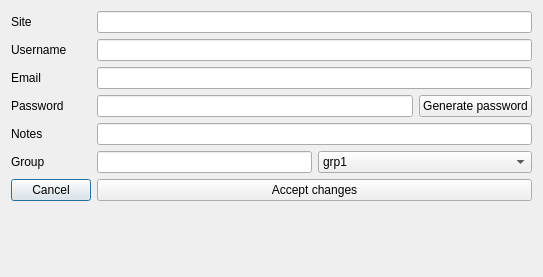
<?xml version="1.0" encoding="UTF-8"?>
<ui version="4.0">
 <class>editEntryDialog</class>
 <widget class="QDialog" name="editEntryDialog">
  <property name="geometry">
   <rect>
    <x>0</x>
    <y>0</y>
    <width>543</width>
    <height>277</height>
   </rect>
  </property>
  <property name="sizePolicy">
   <sizepolicy hsizetype="Preferred" vsizetype="Fixed">
    <horstretch>0</horstretch>
    <verstretch>0</verstretch>
   </sizepolicy>
  </property>
  <property name="maximumSize">
   <size>
    <width>16777215</width>
    <height>277</height>
   </size>
  </property>
  <property name="baseSize">
   <size>
    <width>0</width>
    <height>234</height>
   </size>
  </property>
  <property name="windowTitle">
   <string>Edit entry</string>
  </property>
  <property name="windowIcon">
   <iconset resource="resources.qrc">
    <normaloff>:/table/icons/table_edit.png</normaloff>:/table/icons/table_edit.png</iconset>
  </property>
  <property name="sizeGripEnabled">
   <bool>false</bool>
  </property>
  <layout class="QFormLayout" name="formLayout_2">
   <property name="fieldGrowthPolicy">
    <enum>QFormLayout::AllNonFixedFieldsGrow</enum>
   </property>
   <item row="0" column="0">
    <widget class="QLabel" name="lblSite">
     <property name="text">
      <string>Site</string>
     </property>
    </widget>
   </item>
   <item row="0" column="1">
    <widget class="QLineEdit" name="txtSite"/>
   </item>
   <item row="1" column="0">
    <widget class="QLabel" name="lblUsername">
     <property name="text">
      <string>Username</string>
     </property>
    </widget>
   </item>
   <item row="1" column="1">
    <widget class="QLineEdit" name="txtUsername"/>
   </item>
   <item row="2" column="0">
    <widget class="QLabel" name="lblEmail">
     <property name="text">
      <string>Email</string>
     </property>
    </widget>
   </item>
   <item row="2" column="1">
    <widget class="QLineEdit" name="txtEmail"/>
   </item>
   <item row="4" column="0">
    <widget class="QLabel" name="lblPassword">
     <property name="text">
      <string>Password</string>
     </property>
    </widget>
   </item>
   <item row="6" column="0">
    <widget class="QLabel" name="lblNotes">
     <property name="text">
      <string>Notes</string>
     </property>
    </widget>
   </item>
   <item row="6" column="1">
    <widget class="QLineEdit" name="txtNotes"/>
   </item>
   <item row="8" column="0">
    <widget class="QLabel" name="lblGroup">
     <property name="text">
      <string>Group</string>
     </property>
    </widget>
   </item>
   <item row="9" column="0">
    <widget class="QPushButton" name="pbCancel">
     <property name="text">
      <string>Cancel</string>
     </property>
    </widget>
   </item>
   <item row="9" column="1">
    <widget class="QPushButton" name="pbAccept">
     <property name="text">
      <string>Accept changes</string>
     </property>
    </widget>
   </item>
   <item row="8" column="1">
    <layout class="QHBoxLayout" name="horizontalLayout">
     <property name="topMargin">
      <number>0</number>
     </property>
     <property name="rightMargin">
      <number>0</number>
     </property>
     <item>
      <widget class="QLineEdit" name="txtGroup">
       <property name="sizePolicy">
        <sizepolicy hsizetype="Preferred" vsizetype="Fixed">
         <horstretch>2</horstretch>
         <verstretch>0</verstretch>
        </sizepolicy>
       </property>
      </widget>
     </item>
     <item>
      <widget class="QComboBox" name="cbGroup">
       <property name="sizePolicy">
        <sizepolicy hsizetype="MinimumExpanding" vsizetype="Fixed">
         <horstretch>2</horstretch>
         <verstretch>0</verstretch>
        </sizepolicy>
       </property>
       <property name="minimumSize">
        <size>
         <width>40</width>
         <height>0</height>
        </size>
       </property>
       <item>
        <property name="text">
         <string>grp1</string>
        </property>
       </item>
       <item>
        <property name="text">
         <string>grp2</string>
        </property>
       </item>
      </widget>
     </item>
    </layout>
   </item>
   <item row="4" column="1">
    <layout class="QHBoxLayout" name="horizontalLayout_2">
     <property name="topMargin">
      <number>0</number>
     </property>
     <item>
      <widget class="QLineEdit" name="txtPassword">
       <property name="sizePolicy">
        <sizepolicy hsizetype="Expanding" vsizetype="Fixed">
         <horstretch>4</horstretch>
         <verstretch>0</verstretch>
        </sizepolicy>
       </property>
      </widget>
     </item>
     <item>
      <widget class="QPushButton" name="pbEditPWGen">
       <property name="sizePolicy">
        <sizepolicy hsizetype="Expanding" vsizetype="Fixed">
         <horstretch>1</horstretch>
         <verstretch>0</verstretch>
        </sizepolicy>
       </property>
       <property name="text">
        <string>Generate password</string>
       </property>
      </widget>
     </item>
    </layout>
   </item>
  </layout>
 </widget>
 <tabstops>
  <tabstop>txtSite</tabstop>
  <tabstop>txtUsername</tabstop>
  <tabstop>txtEmail</tabstop>
  <tabstop>txtNotes</tabstop>
  <tabstop>pbAccept</tabstop>
  <tabstop>pbCancel</tabstop>
 </tabstops>
 <resources>
  <include location="resources.qrc"/>
 </resources>
 <connections/>
</ui>
